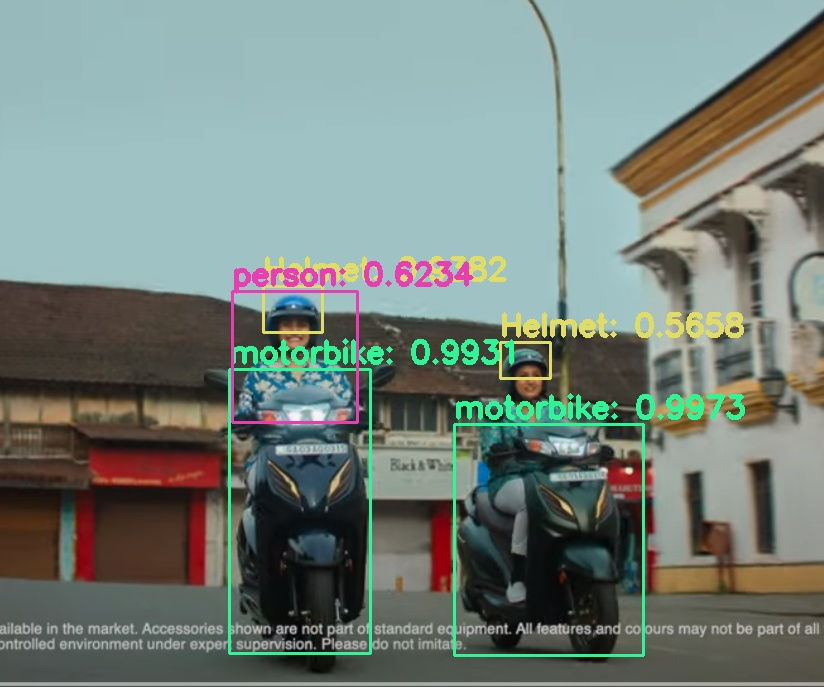
#> input picture TrafficOptima/AI_Models_Algorithms/Traffic violation detection/Helmet Violation Detection/test2.jpg, 824 x 687 px, given in place of traffic4.mp4, which was not available
$ python SpeedDetector.py
#> lines starting #> are read from the running program, lines starting #| are printed output that depends on the picture; pictures that were not available may be replaced by others from this repository, and a replacement may not be noted
### TrafficOptima/AI_Models_Algorithms/Traffic violation detection/Speed Detection/SpeedTracker.py
import cv2
import math
import time
import numpy as np
import os

limit = 60  # km/hr

traffic_record_folder_name = "TrafficRecord"

if not os.path.exists(traffic_record_folder_name):
    os.makedirs(traffic_record_folder_name)
    os.makedirs(traffic_record_folder_name+"//exceeded")

# write recorded speed file
speed_record_file_location = traffic_record_folder_name + "//SpeedRecord.txt"
file = open(speed_record_file_location, "w")
file.write("ID \t SPEED\n------\t-------\n")
file.close()


class EuclideanDistTracker:
    def __init__(self):
        # Store_the_center_positions_of_the_objects
        self.center_points = {}

        self.id_count = 0
        # self.start = 0
        # self.stop = 0
        self.et = 0
        self.s1 = np.zeros((1, 1000))
        self.s2 = np.zeros((1, 1000))
        self.s = np.zeros((1, 1000))
        self.f = np.zeros(1000)
        self.capf = np.zeros(1000)
        self.count = 0
        self.exceeded = 0

    def update(self, objects_rect):
        objects_bbs_ids = []

        # Get_center_point_of_new_object
        for rect in objects_rect:
            x, y, w, h = rect
            cx = (x + x + w) // 2
            cy = (y + y + h) // 2

            # CHECK IF OBJECT IS DETECTED ALREADY
            same_object_detected = False

            for id, pt in self.center_points.items():
                dist = math.hypot(cx - pt[0], cy - pt[1])

                if dist < 70:
                    self.center_points[id] = (cx, cy)
                    objects_bbs_ids.append([x, y, w, h, id])
                    same_object_detected = True

                    # START TIMER
                    if (y >= 410 and y <= 430):
                        self.s1[0, id] = time.time()

                    # STOP TIMER and FIND DIFFERENCE
                    if (y >= 235 and y <= 255):
                        self.s2[0, id] = time.time()
                        self.s[0, id] = self.s2[0, id] - self.s1[0, id]

                    # CAPTURE FLAG
                    if (y < 235):
                        self.f[id] = 1

            # NEW OBJECT DETECTION
            if same_object_detected is False:
                self.center_points[self.id_count] = (cx, cy)
                objects_bbs_ids.append([x, y, w, h, self.id_count])
                self.id_count += 1
                self.s[0, self.id_count] = 0
                self.s1[0, self.id_count] = 0
                self.s2[0, self.id_count] = 0

        # ASSIGN NEW ID to OBJECT
        new_center_points = {}
        for obj_bb_id in objects_bbs_ids:
            _, _, _, _, object_id = obj_bb_id
            center = self.center_points[object_id]
            new_center_points[object_id] = center

        self.center_points = new_center_points.copy()
        return objects_bbs_ids

    # SPEEED FUNCTION
    # [27 lines left out: functions getsp, capture, not called in this run]

    # SPEED_LIMIT
    def limit(self):
        return limit

    # TEXT FILE SUMMARY
    def end(self):
        file = open(speed_record_file_location, "a")
        file.write("\n-------------\n")
        file.write("-------------\n")
        file.write("SUMMARY\n")
        file.write("-------------\n")
        file.write("Total Vehicles :\t" + str(self.count) + "\n")
        file.write("Exceeded speed limit :\t" + str(self.exceeded))
        file.close()

### TrafficOptima/AI_Models_Algorithms/Traffic violation detection/Speed Detection/SpeedDetector.py
import cv2
from SpeedTracker import *
import numpy as np
end = 0

tracker = EuclideanDistTracker()

cap = cv2.VideoCapture("Resources/traffic4.mp4")

f = 25
w = int(1000/(f-1))

# * object detector
object_detector = cv2.createBackgroundSubtractorMOG2(history=None,varThreshold=None)

# * kernals
kernalOp = np.ones((3,3),np.uint8)
kernalOp2 = np.ones((5,5),np.uint8)
kernalCl = np.ones((11,11),np.uint8)
fgbg=cv2.createBackgroundSubtractorMOG2(detectShadows=True)
kernal_e = np.ones((5,5),np.uint8)

while True:
    ret,frame = cap.read()
#> frame is the input picture: shape (687, 824, 3); mean B, G, R 122.7, 129.9, 117.3
    if not ret:
        break
    frame = cv2.resize(frame, None, fx=0.5, fy=0.5)
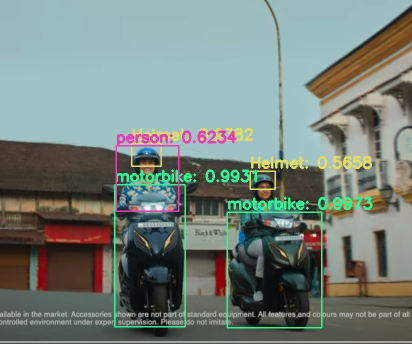
#> frame: shape (344, 412, 3); mean B, G, R 122.7, 129.9, 117.3
    height,width,_ = frame.shape
#> height = 344; width = 412

    # * Extract Return on Investment
    return_investment = frame[50:height, 200:width]
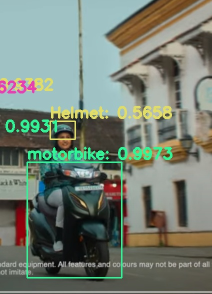
#> return_investment: shape (294, 212, 3); mean B, G, R 114.6, 126.8, 116.5

    mask = object_detector.apply(return_investment)
#> mask: shape (294, 212); every value is 127
    _, mask = cv2.threshold(mask, 250, 255, cv2.THRESH_BINARY)
#> mask: shape (294, 212); every value is 0

    fgmask = fgbg.apply(return_investment)
    ret, imBin = cv2.threshold(fgmask, 200, 255, cv2.THRESH_BINARY)
    mask1 = cv2.morphologyEx(imBin, cv2.MORPH_OPEN, kernalOp)
    mask2 = cv2.morphologyEx(mask1, cv2.MORPH_CLOSE, kernalCl)
    e_img = cv2.erode(mask2, kernal_e)


    contours,_ = cv2.findContours(e_img,cv2.RETR_TREE,cv2.CHAIN_APPROX_SIMPLE)
#> contours = []
    detections = []

    for cnt in contours:
        area = cv2.contourArea(cnt)
        #THRESHOLD
        if area > 1000:
            x,y,w,h = cv2.boundingRect(cnt)
            cv2.rectangle(return_investment,(x,y),(x+w,y+h),(0,255,0),3)
            detections.append([x,y,w,h])
#> this loop made 0 passes
#> after the loop, detections = []

    #Object_Tracking
    boxes_ids = tracker.update(detections)
#> after the loop in update, `for rect in objects_rect:`: self.center_points = 0 items; self.f = 1000 values from 0 to 0; self.id_count = 0
#> after the loop in update, `for obj_bb_id in objects_bbs_ids:`: new_center_points = 0 items
#> boxes_ids = []
    for box_id in boxes_ids:
        x,y,w,h,id = box_id


        if(tracker.getsp(id)<tracker.limit()):
            cv2.putText(return_investment,str(id)+" "+str(tracker.getsp(id)),(x,y-15), cv2.FONT_HERSHEY_PLAIN,1,(255,255,0),2)
            cv2.rectangle(return_investment, (x, y), (x + w, y + h), (0, 255, 0), 3)
        else:
            cv2.putText(return_investment,str(id)+ " "+str(tracker.getsp(id)),(x, y-15),cv2.FONT_HERSHEY_PLAIN, 1,(0, 0, 255),2)
            cv2.rectangle(return_investment, (x, y), (x + w, y + h), (0, 165, 255), 3)

        s = tracker.getsp(id)
        if (tracker.f[id] == 1 and s != 0):
            tracker.capture(return_investment, x, y, h, w, s, id)

    # DRAW_LINES TO TRACK THE VEHICLES

    #line_1
    frame_height, frame_width = return_investment.shape[:2]
#> frame_height = 294; frame_width = 212

    line_y_pos_1 = int(frame_height * 0.7)  # 90% from top
#> line_y_pos_1 = 205
    line_y_pos_2 = int(frame_height * 0.75)  # 95% from top
#> line_y_pos_2 = 220

    cv2.line(return_investment, (0, line_y_pos_1), (width, line_y_pos_1), (255, 0, 0), 2)
    cv2.line(return_investment, (0, line_y_pos_2), (width, line_y_pos_2), (255, 0, 0), 2)

    # line_2
    cv2.line(return_investment, (0, (line_y_pos_1-100)), (width, (line_y_pos_1-100)), (0, 0, 255), 2)
    cv2.line(return_investment, (0, (line_y_pos_1-75)), (width, (line_y_pos_1-75)), (0, 0, 255), 2)
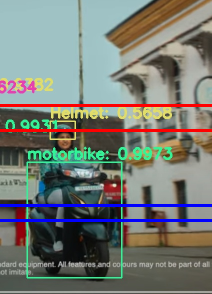
#> return_investment: shape (294, 212, 3); mean B, G, R 115.4, 122.1, 117.5


    #DISPLAY
    cv2.imshow("SPEED TRACKER", return_investment)

    key = cv2.waitKey(w-10)
#> (key Esc is pressed here)
    if key==27:
        tracker.end()
        end=1
        break
if(end!=1):
    tracker.end()

cap.release()
cv2.destroyAllWindows()
